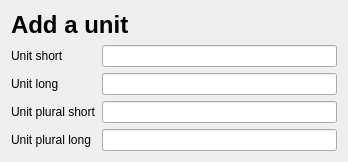
<?xml version="1.0" encoding="UTF-8"?>
<ui version="4.0">
 <class>UnitsEditBase</class>
 <widget class="QWidget" name="UnitsEditBase">
  <property name="geometry">
   <rect>
    <x>0</x>
    <y>0</y>
    <width>348</width>
    <height>151</height>
   </rect>
  </property>
  <layout class="QVBoxLayout" name="verticalLayout">
   <item>
    <widget class="QLabel" name="mLabel">
     <property name="font">
      <font/>
     </property>
     <property name="text">
      <string>&lt;h1&gt;Add a unit&lt;/h1&gt;</string>
     </property>
     <property name="wordWrap">
      <bool>false</bool>
     </property>
    </widget>
   </item>
   <item>
    <layout class="QFormLayout" name="formLayout">
     <item row="0" column="0">
      <widget class="QLabel" name="label">
       <property name="text">
        <string>Unit short</string>
       </property>
       <property name="buddy">
        <cstring>mUnitShort</cstring>
       </property>
      </widget>
     </item>
     <item row="1" column="0">
      <widget class="QLabel" name="label_2">
       <property name="text">
        <string>Unit long</string>
       </property>
       <property name="buddy">
        <cstring>mUnitLong</cstring>
       </property>
      </widget>
     </item>
     <item row="0" column="1">
      <widget class="QLineEdit" name="mUnitShort"/>
     </item>
     <item row="1" column="1">
      <widget class="QLineEdit" name="mUnitLong"/>
     </item>
     <item row="2" column="0">
      <widget class="QLabel" name="label_3">
       <property name="text">
        <string>Unit plural short</string>
       </property>
       <property name="buddy">
        <cstring>mUnitPluShort</cstring>
       </property>
      </widget>
     </item>
     <item row="3" column="0">
      <widget class="QLabel" name="label_4">
       <property name="text">
        <string>Unit plural long</string>
       </property>
       <property name="buddy">
        <cstring>mUnitPluLong</cstring>
       </property>
      </widget>
     </item>
     <item row="2" column="1">
      <widget class="QLineEdit" name="mUnitPluShort"/>
     </item>
     <item row="3" column="1">
      <widget class="QLineEdit" name="mUnitPluLong"/>
     </item>
    </layout>
   </item>
  </layout>
 </widget>
 <layoutdefault spacing="6" margin="11"/>
 <resources/>
 <connections/>
</ui>
